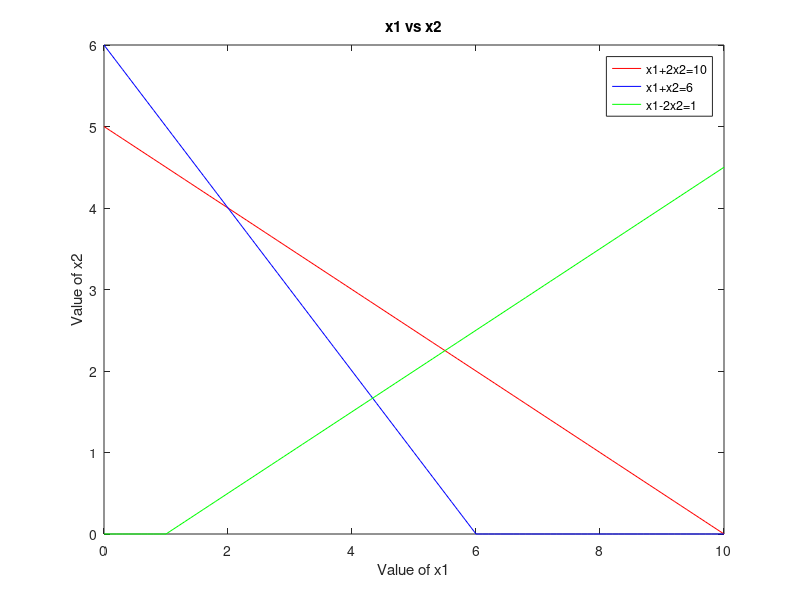

Source code (MATLAB):
clc

%x1+2x2=10
%x1+x2=6
%x1-2x2=1
%x1=0
%x2=0


A= [1 2; 1 1; 1 -2; 1 0; 0 1];
B= [10;6;1;0;0];
for i=1:1:length(A)
    for j=i+1:1:length(B)
        A1=A(i,:);
        B1=B(i,:);
        A2=A(j,:);
        B2=B(j,:);
        P=[A1 ; A2];
        Q=[B1 ; B2];
        X=P\Q;
        X=max(0,X);
        fprintf("(%.2f,%.2f), ",X(1),X(2));    
    end
    fprintf("\n");
end
fprintf("\n");

x1 = 0:0.1:max (B);
x12=(B(1) -A(1, 1) *x1)/A(1,2);
x22= (B(2) -A (2, 1) *x1) /A (2, 2);
x32= (B(3) -A (3, 1) *x1) /A (3, 2);

x12=max(0,x12);
x22=max(0,x22);
x32=max(0,x32);
plot(x1,x12,'r',x1,x22,'b' ,x1,x32,'g');
hold;
title("x1 vs x2");
xlabel("Value of x1");
ylabel("Value of x2");
legend('x1+2x2=10','x1+x2=6','x1-2x2=1');
